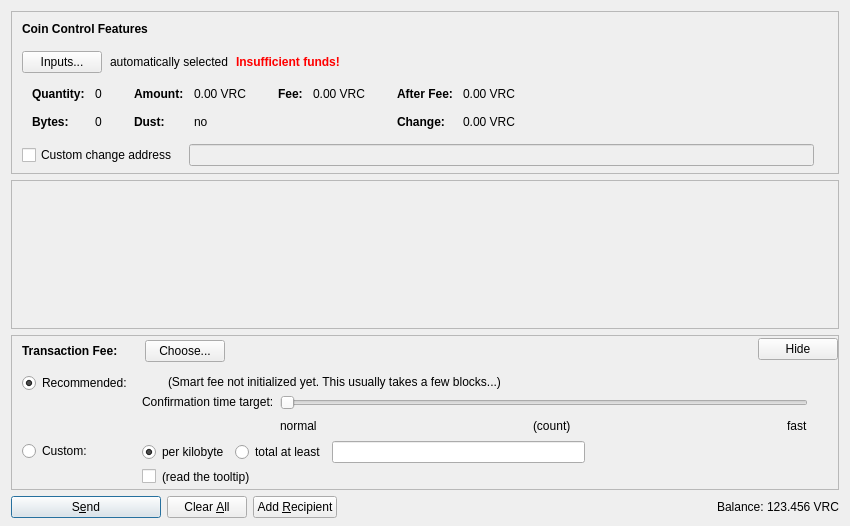
<?xml version="1.0" encoding="UTF-8"?>
<ui version="4.0">
 <class>SendCoinsDialog</class>
 <widget class="QDialog" name="SendCoinsDialog">
  <property name="geometry">
   <rect>
    <x>0</x>
    <y>0</y>
    <width>850</width>
    <height>526</height>
   </rect>
  </property>
  <property name="windowTitle">
   <string>Send Coins</string>
  </property>
  <layout class="QVBoxLayout" name="verticalLayout" stretch="0,1,0,0">
   <property name="bottomMargin">
    <number>8</number>
   </property>
   <item>
    <widget class="QFrame" name="frameCoinControl">
     <property name="sizePolicy">
      <sizepolicy hsizetype="Expanding" vsizetype="Expanding">
       <horstretch>0</horstretch>
       <verstretch>0</verstretch>
      </sizepolicy>
     </property>
     <property name="maximumSize">
      <size>
       <width>16777215</width>
       <height>16777215</height>
      </size>
     </property>
     <property name="frameShape">
      <enum>QFrame::StyledPanel</enum>
     </property>
     <property name="frameShadow">
      <enum>QFrame::Sunken</enum>
     </property>
     <layout class="QVBoxLayout" name="verticalLayoutCoinControl2">
      <property name="spacing">
       <number>0</number>
      </property>
      <property name="leftMargin">
       <number>0</number>
      </property>
      <property name="topMargin">
       <number>0</number>
      </property>
      <property name="rightMargin">
       <number>0</number>
      </property>
      <property name="bottomMargin">
       <number>6</number>
      </property>
      <item>
       <layout class="QVBoxLayout" name="verticalLayoutCoinControl" stretch="0,0,0,0,1">
        <property name="spacing">
         <number>0</number>
        </property>
        <property name="leftMargin">
         <number>10</number>
        </property>
        <property name="topMargin">
         <number>10</number>
        </property>
        <item>
         <layout class="QHBoxLayout" name="horizontalLayoutCoinControl1">
          <property name="bottomMargin">
           <number>15</number>
          </property>
          <item>
           <widget class="QLabel" name="labelCoinControlFeatures">
            <property name="sizePolicy">
             <sizepolicy hsizetype="Preferred" vsizetype="Maximum">
              <horstretch>0</horstretch>
              <verstretch>0</verstretch>
             </sizepolicy>
            </property>
            <property name="font">
             <font>
              <weight>75</weight>
              <bold>true</bold>
             </font>
            </property>
            <property name="styleSheet">
             <string notr="true">font-weight:bold;</string>
            </property>
            <property name="text">
             <string>Coin Control Features</string>
            </property>
           </widget>
          </item>
         </layout>
        </item>
        <item>
         <layout class="QHBoxLayout" name="horizontalLayoutCoinControl2" stretch="0,0,0,0">
          <property name="spacing">
           <number>8</number>
          </property>
          <property name="bottomMargin">
           <number>10</number>
          </property>
          <item>
           <widget class="QPushButton" name="pushButtonCoinControl">
            <property name="styleSheet">
             <string notr="true"/>
            </property>
            <property name="text">
             <string>Inputs...</string>
            </property>
            <property name="autoDefault">
             <bool>false</bool>
            </property>
           </widget>
          </item>
          <item>
           <widget class="QLabel" name="labelCoinControlAutomaticallySelected">
            <property name="text">
             <string>automatically selected</string>
            </property>
            <property name="margin">
             <number>5</number>
            </property>
           </widget>
          </item>
          <item>
           <widget class="QLabel" name="labelCoinControlInsuffFunds">
            <property name="font">
             <font>
              <weight>75</weight>
              <bold>true</bold>
             </font>
            </property>
            <property name="styleSheet">
             <string notr="true">color:red;font-weight:bold;</string>
            </property>
            <property name="text">
             <string>Insufficient funds!</string>
            </property>
            <property name="margin">
             <number>5</number>
            </property>
           </widget>
          </item>
          <item>
           <spacer name="horizontalSpacerCoinControl">
            <property name="orientation">
             <enum>Qt::Horizontal</enum>
            </property>
            <property name="sizeHint" stdset="0">
             <size>
              <width>40</width>
              <height>1</height>
             </size>
            </property>
           </spacer>
          </item>
         </layout>
        </item>
        <item>
         <widget class="QWidget" name="widgetCoinControl" native="true">
          <property name="sizePolicy">
           <sizepolicy hsizetype="Preferred" vsizetype="Preferred">
            <horstretch>0</horstretch>
            <verstretch>0</verstretch>
           </sizepolicy>
          </property>
          <property name="minimumSize">
           <size>
            <width>0</width>
            <height>0</height>
           </size>
          </property>
          <property name="styleSheet">
           <string notr="true"/>
          </property>
          <layout class="QHBoxLayout" name="horizontalLayoutCoinControl5">
           <property name="leftMargin">
            <number>0</number>
           </property>
           <property name="topMargin">
            <number>0</number>
           </property>
           <property name="rightMargin">
            <number>0</number>
           </property>
           <property name="bottomMargin">
            <number>0</number>
           </property>
           <item>
            <layout class="QHBoxLayout" name="horizontalLayoutCoinControl3" stretch="0,0,0,1">
             <property name="spacing">
              <number>20</number>
             </property>
             <property name="topMargin">
              <number>0</number>
             </property>
             <property name="bottomMargin">
              <number>10</number>
             </property>
             <item>
              <layout class="QFormLayout" name="formLayoutCoinControl1">
               <property name="horizontalSpacing">
                <number>10</number>
               </property>
               <property name="verticalSpacing">
                <number>14</number>
               </property>
               <property name="leftMargin">
                <number>10</number>
               </property>
               <property name="topMargin">
                <number>4</number>
               </property>
               <property name="rightMargin">
                <number>6</number>
               </property>
               <item row="0" column="0">
                <widget class="QLabel" name="labelCoinControlQuantityText">
                 <property name="font">
                  <font>
                   <weight>75</weight>
                   <bold>true</bold>
                  </font>
                 </property>
                 <property name="text">
                  <string>Quantity:</string>
                 </property>
                 <property name="margin">
                  <number>0</number>
                 </property>
                </widget>
               </item>
               <item row="0" column="1">
                <widget class="QLabel" name="labelCoinControlQuantity">
                 <property name="cursor">
                  <cursorShape>IBeamCursor</cursorShape>
                 </property>
                 <property name="contextMenuPolicy">
                  <enum>Qt::ActionsContextMenu</enum>
                 </property>
                 <property name="text">
                  <string notr="true">0</string>
                 </property>
                 <property name="margin">
                  <number>0</number>
                 </property>
                 <property name="textInteractionFlags">
                  <set>Qt::LinksAccessibleByMouse|Qt::TextSelectableByKeyboard|Qt::TextSelectableByMouse</set>
                 </property>
                </widget>
               </item>
               <item row="1" column="0">
                <widget class="QLabel" name="labelCoinControlBytesText">
                 <property name="font">
                  <font>
                   <weight>75</weight>
                   <bold>true</bold>
                  </font>
                 </property>
                 <property name="text">
                  <string>Bytes:</string>
                 </property>
                </widget>
               </item>
               <item row="1" column="1">
                <widget class="QLabel" name="labelCoinControlBytes">
                 <property name="cursor">
                  <cursorShape>IBeamCursor</cursorShape>
                 </property>
                 <property name="contextMenuPolicy">
                  <enum>Qt::ActionsContextMenu</enum>
                 </property>
                 <property name="text">
                  <string notr="true">0</string>
                 </property>
                 <property name="textInteractionFlags">
                  <set>Qt::LinksAccessibleByMouse|Qt::TextSelectableByKeyboard|Qt::TextSelectableByMouse</set>
                 </property>
                </widget>
               </item>
              </layout>
             </item>
             <item>
              <layout class="QFormLayout" name="formLayoutCoinControl2">
               <property name="horizontalSpacing">
                <number>10</number>
               </property>
               <property name="verticalSpacing">
                <number>14</number>
               </property>
               <property name="leftMargin">
                <number>6</number>
               </property>
               <property name="topMargin">
                <number>4</number>
               </property>
               <property name="rightMargin">
                <number>6</number>
               </property>
               <item row="0" column="0">
                <widget class="QLabel" name="labelCoinControlAmountText">
                 <property name="font">
                  <font>
                   <weight>75</weight>
                   <bold>true</bold>
                  </font>
                 </property>
                 <property name="text">
                  <string>Amount:</string>
                 </property>
                 <property name="margin">
                  <number>0</number>
                 </property>
                </widget>
               </item>
               <item row="0" column="1">
                <widget class="QLabel" name="labelCoinControlAmount">
                 <property name="cursor">
                  <cursorShape>IBeamCursor</cursorShape>
                 </property>
                 <property name="contextMenuPolicy">
                  <enum>Qt::ActionsContextMenu</enum>
                 </property>
                 <property name="text">
                  <string notr="true">0.00 VRC</string>
                 </property>
                 <property name="textInteractionFlags">
                  <set>Qt::LinksAccessibleByMouse|Qt::TextSelectableByKeyboard|Qt::TextSelectableByMouse</set>
                 </property>
                </widget>
               </item>
               <item row="1" column="0">
                <widget class="QLabel" name="labelCoinControlLowOutputText">
                 <property name="font">
                  <font>
                   <weight>75</weight>
                   <bold>true</bold>
                  </font>
                 </property>
                 <property name="text">
                  <string>Dust:</string>
                 </property>
                </widget>
               </item>
               <item row="1" column="1">
                <widget class="QLabel" name="labelCoinControlLowOutput">
                 <property name="cursor">
                  <cursorShape>IBeamCursor</cursorShape>
                 </property>
                 <property name="contextMenuPolicy">
                  <enum>Qt::ActionsContextMenu</enum>
                 </property>
                 <property name="text">
                  <string notr="true">no</string>
                 </property>
                 <property name="textInteractionFlags">
                  <set>Qt::LinksAccessibleByMouse|Qt::TextSelectableByKeyboard|Qt::TextSelectableByMouse</set>
                 </property>
                </widget>
               </item>
              </layout>
             </item>
             <item>
              <layout class="QFormLayout" name="formLayoutCoinControl3">
               <property name="horizontalSpacing">
                <number>10</number>
               </property>
               <property name="verticalSpacing">
                <number>14</number>
               </property>
               <property name="leftMargin">
                <number>6</number>
               </property>
               <property name="topMargin">
                <number>4</number>
               </property>
               <property name="rightMargin">
                <number>6</number>
               </property>
               <item row="0" column="0">
                <widget class="QLabel" name="labelCoinControlFeeText">
                 <property name="font">
                  <font>
                   <weight>75</weight>
                   <bold>true</bold>
                  </font>
                 </property>
                 <property name="text">
                  <string>Fee:</string>
                 </property>
                 <property name="margin">
                  <number>0</number>
                 </property>
                </widget>
               </item>
               <item row="0" column="1">
                <widget class="QLabel" name="labelCoinControlFee">
                 <property name="cursor">
                  <cursorShape>IBeamCursor</cursorShape>
                 </property>
                 <property name="contextMenuPolicy">
                  <enum>Qt::ActionsContextMenu</enum>
                 </property>
                 <property name="text">
                  <string notr="true">0.00 VRC</string>
                 </property>
                 <property name="textInteractionFlags">
                  <set>Qt::LinksAccessibleByMouse|Qt::TextSelectableByKeyboard|Qt::TextSelectableByMouse</set>
                 </property>
                </widget>
               </item>
              </layout>
             </item>
             <item>
              <layout class="QFormLayout" name="formLayoutCoinControl4">
               <property name="horizontalSpacing">
                <number>10</number>
               </property>
               <property name="verticalSpacing">
                <number>14</number>
               </property>
               <property name="leftMargin">
                <number>6</number>
               </property>
               <property name="topMargin">
                <number>4</number>
               </property>
               <property name="rightMargin">
                <number>6</number>
               </property>
               <item row="0" column="0">
                <widget class="QLabel" name="labelCoinControlAfterFeeText">
                 <property name="font">
                  <font>
                   <weight>75</weight>
                   <bold>true</bold>
                  </font>
                 </property>
                 <property name="text">
                  <string>After Fee:</string>
                 </property>
                 <property name="margin">
                  <number>0</number>
                 </property>
                </widget>
               </item>
               <item row="0" column="1">
                <widget class="QLabel" name="labelCoinControlAfterFee">
                 <property name="cursor">
                  <cursorShape>IBeamCursor</cursorShape>
                 </property>
                 <property name="contextMenuPolicy">
                  <enum>Qt::ActionsContextMenu</enum>
                 </property>
                 <property name="text">
                  <string notr="true">0.00 VRC</string>
                 </property>
                 <property name="textInteractionFlags">
                  <set>Qt::LinksAccessibleByMouse|Qt::TextSelectableByKeyboard|Qt::TextSelectableByMouse</set>
                 </property>
                </widget>
               </item>
               <item row="1" column="0">
                <widget class="QLabel" name="labelCoinControlChangeText">
                 <property name="font">
                  <font>
                   <weight>75</weight>
                   <bold>true</bold>
                  </font>
                 </property>
                 <property name="text">
                  <string>Change:</string>
                 </property>
                </widget>
               </item>
               <item row="1" column="1">
                <widget class="QLabel" name="labelCoinControlChange">
                 <property name="cursor">
                  <cursorShape>IBeamCursor</cursorShape>
                 </property>
                 <property name="contextMenuPolicy">
                  <enum>Qt::ActionsContextMenu</enum>
                 </property>
                 <property name="text">
                  <string notr="true">0.00 VRC</string>
                 </property>
                 <property name="textInteractionFlags">
                  <set>Qt::LinksAccessibleByMouse|Qt::TextSelectableByKeyboard|Qt::TextSelectableByMouse</set>
                 </property>
                </widget>
               </item>
              </layout>
             </item>
            </layout>
           </item>
          </layout>
         </widget>
        </item>
        <item>
         <layout class="QHBoxLayout" name="horizontalLayoutCoinControl4" stretch="0,0,0">
          <property name="spacing">
           <number>12</number>
          </property>
          <property name="sizeConstraint">
           <enum>QLayout::SetDefaultConstraint</enum>
          </property>
          <property name="topMargin">
           <number>5</number>
          </property>
          <property name="rightMargin">
           <number>5</number>
          </property>
          <item>
           <widget class="QCheckBox" name="checkBoxCoinControlChange">
            <property name="toolTip">
             <string>If this is activated, but the change address is empty or invalid, change will be sent to a newly generated address.</string>
            </property>
            <property name="text">
             <string>Custom change address</string>
            </property>
           </widget>
          </item>
          <item>
           <widget class="QValidatedLineEdit" name="lineEditCoinControlChange">
            <property name="enabled">
             <bool>false</bool>
            </property>
            <property name="sizePolicy">
             <sizepolicy hsizetype="Expanding" vsizetype="Fixed">
              <horstretch>0</horstretch>
              <verstretch>0</verstretch>
             </sizepolicy>
            </property>
           </widget>
          </item>
          <item>
           <widget class="QLabel" name="labelCoinControlChangeLabel">
            <property name="sizePolicy">
             <sizepolicy hsizetype="Preferred" vsizetype="Expanding">
              <horstretch>0</horstretch>
              <verstretch>0</verstretch>
             </sizepolicy>
            </property>
            <property name="minimumSize">
             <size>
              <width>0</width>
              <height>0</height>
             </size>
            </property>
            <property name="text">
             <string/>
            </property>
            <property name="margin">
             <number>3</number>
            </property>
           </widget>
          </item>
         </layout>
        </item>
        <item>
         <spacer name="verticalSpacerCoinControl">
          <property name="orientation">
           <enum>Qt::Vertical</enum>
          </property>
          <property name="sizeHint" stdset="0">
           <size>
            <width>800</width>
            <height>1</height>
           </size>
          </property>
         </spacer>
        </item>
       </layout>
      </item>
     </layout>
    </widget>
   </item>
   <item>
    <widget class="QScrollArea" name="scrollArea">
     <property name="widgetResizable">
      <bool>true</bool>
     </property>
     <widget class="QWidget" name="scrollAreaWidgetContents">
      <property name="geometry">
       <rect>
        <x>0</x>
        <y>0</y>
        <width>830</width>
        <height>104</height>
       </rect>
      </property>
      <layout class="QVBoxLayout" name="verticalLayout_2" stretch="0,1">
       <property name="leftMargin">
        <number>0</number>
       </property>
       <property name="topMargin">
        <number>0</number>
       </property>
       <property name="rightMargin">
        <number>0</number>
       </property>
       <property name="bottomMargin">
        <number>0</number>
       </property>
       <item>
        <layout class="QVBoxLayout" name="entries">
         <property name="spacing">
          <number>6</number>
         </property>
        </layout>
       </item>
       <item>
        <spacer name="verticalSpacer">
         <property name="orientation">
          <enum>Qt::Vertical</enum>
         </property>
         <property name="sizeHint" stdset="0">
          <size>
           <width>20</width>
           <height>40</height>
          </size>
         </property>
        </spacer>
       </item>
      </layout>
     </widget>
    </widget>
   </item>
   <item>
    <widget class="QFrame" name="frameFee">
     <property name="sizePolicy">
      <sizepolicy hsizetype="Expanding" vsizetype="Expanding">
       <horstretch>0</horstretch>
       <verstretch>0</verstretch>
      </sizepolicy>
     </property>
     <property name="maximumSize">
      <size>
       <width>16777215</width>
       <height>16777215</height>
      </size>
     </property>
     <property name="frameShape">
      <enum>QFrame::StyledPanel</enum>
     </property>
     <property name="frameShadow">
      <enum>QFrame::Sunken</enum>
     </property>
     <layout class="QVBoxLayout" name="verticalLayoutFee1">
      <property name="spacing">
       <number>0</number>
      </property>
      <property name="leftMargin">
       <number>0</number>
      </property>
      <property name="topMargin">
       <number>0</number>
      </property>
      <property name="rightMargin">
       <number>0</number>
      </property>
      <property name="bottomMargin">
       <number>0</number>
      </property>
      <item>
       <layout class="QVBoxLayout" name="verticalLayoutFee2" stretch="0,0,0">
        <property name="spacing">
         <number>0</number>
        </property>
        <property name="leftMargin">
         <number>10</number>
        </property>
        <property name="topMargin">
         <number>0</number>
        </property>
        <item>
         <layout class="QHBoxLayout" name="horizontalLayoutFee1">
          <property name="bottomMargin">
           <number>0</number>
          </property>
          <item>
           <layout class="QVBoxLayout" name="verticalLayoutFee7">
            <property name="spacing">
             <number>0</number>
            </property>
            <item>
             <spacer name="verticalSpacerSmartFee">
              <property name="orientation">
               <enum>Qt::Vertical</enum>
              </property>
              <property name="sizeType">
               <enum>QSizePolicy::Fixed</enum>
              </property>
              <property name="sizeHint" stdset="0">
               <size>
                <width>1</width>
                <height>4</height>
               </size>
              </property>
             </spacer>
            </item>
            <item>
             <layout class="QHBoxLayout" name="horizontalLayoutSmartFee">
              <property name="spacing">
               <number>10</number>
              </property>
              <item>
               <widget class="QLabel" name="labelFeeHeadline">
                <property name="sizePolicy">
                 <sizepolicy hsizetype="Preferred" vsizetype="Maximum">
                  <horstretch>0</horstretch>
                  <verstretch>0</verstretch>
                 </sizepolicy>
                </property>
                <property name="font">
                 <font>
                  <weight>75</weight>
                  <bold>true</bold>
                 </font>
                </property>
                <property name="styleSheet">
                 <string notr="true">font-weight:bold;</string>
                </property>
                <property name="text">
                 <string>Transaction Fee:</string>
                </property>
               </widget>
              </item>
              <item>
               <widget class="QLabel" name="labelFeeMinimized">
                <property name="text">
                 <string/>
                </property>
               </widget>
              </item>
              <item>
               <widget class="QPushButton" name="buttonChooseFee">
                <property name="text">
                 <string>Choose...</string>
                </property>
               </widget>
              </item>
             </layout>
            </item>
            <item>
             <spacer name="verticalSpacer_5">
              <property name="orientation">
               <enum>Qt::Vertical</enum>
              </property>
              <property name="sizeHint" stdset="0">
               <size>
                <width>1</width>
                <height>1</height>
               </size>
              </property>
             </spacer>
            </item>
           </layout>
          </item>
          <item>
           <spacer name="horizontalSpacer_4">
            <property name="orientation">
             <enum>Qt::Horizontal</enum>
            </property>
            <property name="sizeHint" stdset="0">
             <size>
              <width>40</width>
              <height>20</height>
             </size>
            </property>
           </spacer>
          </item>
          <item>
           <widget class="QPushButton" name="buttonMinimizeFee">
            <property name="toolTip">
             <string>collapse fee-settings</string>
            </property>
            <property name="text">
             <string>Hide</string>
            </property>
           </widget>
          </item>
         </layout>
        </item>
        <item>
         <widget class="QFrame" name="frameFeeSelection">
          <layout class="QVBoxLayout" name="verticalLayoutFee12">
           <property name="spacing">
            <number>0</number>
           </property>
           <property name="leftMargin">
            <number>0</number>
           </property>
           <property name="topMargin">
            <number>0</number>
           </property>
           <property name="rightMargin">
            <number>0</number>
           </property>
           <property name="bottomMargin">
            <number>0</number>
           </property>
           <item>
            <layout class="QGridLayout" name="gridLayoutFee">
             <property name="topMargin">
              <number>10</number>
             </property>
             <property name="bottomMargin">
              <number>4</number>
             </property>
             <property name="horizontalSpacing">
              <number>10</number>
             </property>
             <property name="verticalSpacing">
              <number>4</number>
             </property>
             <item row="1" column="1">
              <layout class="QVBoxLayout" name="verticalLayoutFee8">
               <property name="spacing">
                <number>6</number>
               </property>
               <item>
                <layout class="QHBoxLayout" name="horizontalLayoutFee13">
                 <item>
                  <widget class="QRadioButton" name="radioCustomPerKilobyte">
                   <property name="toolTip">
                    <string>If the custom fee is set to 1000 satoshis and the transaction is only 250 bytes, then &quot;per kilobyte&quot; only pays 250 satoshis in fee, while &quot;total at least&quot; pays 1000 satoshis. For transactions bigger than a kilobyte both pay by kilobyte.</string>
                   </property>
                   <property name="text">
                    <string>per kilobyte</string>
                   </property>
                   <property name="checked">
                    <bool>true</bool>
                   </property>
                   <attribute name="buttonGroup">
                    <string notr="true">groupCustomFee</string>
                   </attribute>
                  </widget>
                 </item>
                 <item>
                  <widget class="QRadioButton" name="radioCustomAtLeast">
                   <property name="toolTip">
                    <string>If the custom fee is set to 1000 satoshis and the transaction is only 250 bytes, then &quot;per kilobyte&quot; only pays 250 satoshis in fee, while &quot;total at least&quot; pays 1000 satoshis. For transactions bigger than a kilobyte both pay by kilobyte.</string>
                   </property>
                   <property name="text">
                    <string>total at least</string>
                   </property>
                   <attribute name="buttonGroup">
                    <string notr="true">groupCustomFee</string>
                   </attribute>
                  </widget>
                 </item>
                 <item>
                  <widget class="BitcoinAmountField" name="customFee"/>
                 </item>
                 <item>
                  <spacer name="horizontalSpacer_6">
                   <property name="orientation">
                    <enum>Qt::Horizontal</enum>
                   </property>
                   <property name="sizeHint" stdset="0">
                    <size>
                     <width>1</width>
                     <height>1</height>
                    </size>
                   </property>
                  </spacer>
                 </item>
                </layout>
               </item>
               <item>
                <layout class="QHBoxLayout" name="horizontalLayoutFee8">
                 <item>
                  <widget class="QCheckBox" name="checkBoxMinimumFee">
                   <property name="toolTip">
                    <string>Paying only the minimum fee is just fine as long as there is less transaction volume than space in the blocks. But be aware that this can end up in a never confirming transaction once there is more demand for vrolexcoin transactions than the network can process.</string>
                   </property>
                   <property name="text">
                    <string/>
                   </property>
                  </widget>
                 </item>
                 <item>
                  <widget class="QLabel" name="labelMinFeeWarning">
                   <property name="enabled">
                    <bool>true</bool>
                   </property>
                   <property name="toolTip">
                    <string>Paying only the minimum fee is just fine as long as there is less transaction volume than space in the blocks. But be aware that this can end up in a never confirming transaction once there is more demand for vrolexcoin transactions than the network can process.</string>
                   </property>
                   <property name="text">
                    <string>(read the tooltip)</string>
                   </property>
                   <property name="margin">
                    <number>5</number>
                   </property>
                  </widget>
                 </item>
                 <item>
                  <spacer name="horizontalSpacer_2">
                   <property name="orientation">
                    <enum>Qt::Horizontal</enum>
                   </property>
                   <property name="sizeHint" stdset="0">
                    <size>
                     <width>1</width>
                     <height>1</height>
                    </size>
                   </property>
                  </spacer>
                 </item>
                </layout>
               </item>
              </layout>
             </item>
             <item row="0" column="0">
              <layout class="QVBoxLayout" name="verticalLayoutFee4" stretch="0,1">
               <item>
                <widget class="QRadioButton" name="radioSmartFee">
                 <property name="text">
                  <string>Recommended:</string>
                 </property>
                 <property name="checked">
                  <bool>true</bool>
                 </property>
                 <attribute name="buttonGroup">
                  <string notr="true">groupFee</string>
                 </attribute>
                </widget>
               </item>
               <item>
                <spacer name="verticalSpacer_2">
                 <property name="orientation">
                  <enum>Qt::Vertical</enum>
                 </property>
                 <property name="sizeHint" stdset="0">
                  <size>
                   <width>1</width>
                   <height>1</height>
                  </size>
                 </property>
                </spacer>
               </item>
              </layout>
             </item>
             <item row="1" column="0">
              <layout class="QVBoxLayout" name="verticalLayoutFee9" stretch="0,1">
               <item>
                <widget class="QRadioButton" name="radioCustomFee">
                 <property name="text">
                  <string>Custom:</string>
                 </property>
                 <attribute name="buttonGroup">
                  <string notr="true">groupFee</string>
                 </attribute>
                </widget>
               </item>
               <item>
                <spacer name="verticalSpacer_6">
                 <property name="orientation">
                  <enum>Qt::Vertical</enum>
                 </property>
                 <property name="sizeHint" stdset="0">
                  <size>
                   <width>1</width>
                   <height>1</height>
                  </size>
                 </property>
                </spacer>
               </item>
              </layout>
             </item>
             <item row="0" column="1">
              <layout class="QVBoxLayout" name="verticalLayoutFee3" stretch="0,0,1">
               <property name="spacing">
                <number>6</number>
               </property>
               <property name="topMargin">
                <number>2</number>
               </property>
               <item>
                <layout class="QHBoxLayout" name="horizontalLayoutFee12">
                 <item>
                  <widget class="QLabel" name="labelSmartFee">
                   <property name="text">
                    <string/>
                   </property>
                   <property name="margin">
                    <number>2</number>
                   </property>
                  </widget>
                 </item>
                 <item>
                  <widget class="QLabel" name="labelFeeEstimation">
                   <property name="text">
                    <string/>
                   </property>
                  </widget>
                 </item>
                 <item>
                  <widget class="QLabel" name="labelSmartFee2">
                   <property name="text">
                    <string>(Smart fee not initialized yet. This usually takes a few blocks...)</string>
                   </property>
                   <property name="margin">
                    <number>2</number>
                   </property>
                  </widget>
                 </item>
                 <item>
                  <spacer name="horizontalSpacer_5">
                   <property name="orientation">
                    <enum>Qt::Horizontal</enum>
                   </property>
                   <property name="sizeHint" stdset="0">
                    <size>
                     <width>1</width>
                     <height>1</height>
                    </size>
                   </property>
                  </spacer>
                 </item>
                </layout>
               </item>
               <item>
                <layout class="QHBoxLayout" name="horizontalLayoutFee9">
                 <item>
                  <layout class="QVBoxLayout" name="verticalLayoutFee6">
                   <item>
                    <widget class="QLabel" name="labelSmartFee3">
                     <property name="text">
                      <string>Confirmation time target:</string>
                     </property>
                     <property name="margin">
                      <number>2</number>
                     </property>
                    </widget>
                   </item>
                   <item>
                    <spacer name="verticalSpacer_3">
                     <property name="orientation">
                      <enum>Qt::Vertical</enum>
                     </property>
                     <property name="sizeHint" stdset="0">
                      <size>
                       <width>1</width>
                       <height>1</height>
                      </size>
                     </property>
                    </spacer>
                   </item>
                  </layout>
                 </item>
                 <item>
                  <layout class="QVBoxLayout" name="verticalLayoutFee5">
                   <property name="rightMargin">
                    <number>30</number>
                   </property>
                   <item>
                    <widget class="QSlider" name="sliderSmartFee">
                     <property name="minimum">
                      <number>0</number>
                     </property>
                     <property name="maximum">
                      <number>23</number>
                     </property>
                     <property name="pageStep">
                      <number>1</number>
                     </property>
                     <property name="value">
                      <number>0</number>
                     </property>
                     <property name="orientation">
                      <enum>Qt::Horizontal</enum>
                     </property>
                     <property name="invertedAppearance">
                      <bool>false</bool>
                     </property>
                     <property name="invertedControls">
                      <bool>false</bool>
                     </property>
                     <property name="tickPosition">
                      <enum>QSlider::NoTicks</enum>
                     </property>
                    </widget>
                   </item>
                   <item>
                    <layout class="QHBoxLayout" name="horizontalLayoutFee10">
                     <item>
                      <widget class="QLabel" name="labelSmartFeeNormal">
                       <property name="text">
                        <string>normal</string>
                       </property>
                      </widget>
                     </item>
                     <item>
                      <spacer name="horizontalSpacer_7">
                       <property name="orientation">
                        <enum>Qt::Horizontal</enum>
                       </property>
                       <property name="sizeHint" stdset="0">
                        <size>
                         <width>40</width>
                         <height>20</height>
                        </size>
                       </property>
                      </spacer>
                     </item>
                     <item>
                      <widget class="QLabel" name="confirmationTargetLabel">
                       <property name="text">
                        <string notr="true">(count)</string>
                       </property>
                      </widget>
                     </item>
                     <item>
                      <spacer name="horizontalSpacer_3">
                       <property name="orientation">
                        <enum>Qt::Horizontal</enum>
                       </property>
                       <property name="sizeHint" stdset="0">
                        <size>
                         <width>40</width>
                         <height>20</height>
                        </size>
                       </property>
                      </spacer>
                     </item>
                     <item>
                      <widget class="QLabel" name="labelSmartFeeFast">
                       <property name="text">
                        <string>fast</string>
                       </property>
                      </widget>
                     </item>
                    </layout>
                   </item>
                  </layout>
                 </item>
                </layout>
               </item>
               <item>
                <spacer name="verticalSpacer_4">
                 <property name="orientation">
                  <enum>Qt::Vertical</enum>
                 </property>
                 <property name="sizeHint" stdset="0">
                  <size>
                   <width>1</width>
                   <height>1</height>
                  </size>
                 </property>
                </spacer>
               </item>
              </layout>
             </item>
            </layout>
           </item>
          </layout>
         </widget>
        </item>
        <item>
         <spacer name="verticalSpacerFee">
          <property name="orientation">
           <enum>Qt::Vertical</enum>
          </property>
          <property name="sizeHint" stdset="0">
           <size>
            <width>800</width>
            <height>1</height>
           </size>
          </property>
         </spacer>
        </item>
       </layout>
      </item>
     </layout>
    </widget>
   </item>
   <item>
    <layout class="QHBoxLayout" name="horizontalLayout">
     <item>
      <widget class="QPushButton" name="sendButton">
       <property name="minimumSize">
        <size>
         <width>150</width>
         <height>0</height>
        </size>
       </property>
       <property name="toolTip">
        <string>Confirm the send action</string>
       </property>
       <property name="text">
        <string>S&amp;end</string>
       </property>
       <property name="icon">
        <iconset resource="../bitcoin.qrc">
         <normaloff>:/icons/send</normaloff>:/icons/send</iconset>
       </property>
       <property name="autoDefault">
        <bool>false</bool>
       </property>
       <property name="default">
        <bool>true</bool>
       </property>
      </widget>
     </item>
     <item>
      <widget class="QPushButton" name="clearButton">
       <property name="sizePolicy">
        <sizepolicy hsizetype="Minimum" vsizetype="Fixed">
         <horstretch>0</horstretch>
         <verstretch>0</verstretch>
        </sizepolicy>
       </property>
       <property name="toolTip">
        <string>Clear all fields of the form.</string>
       </property>
       <property name="text">
        <string>Clear &amp;All</string>
       </property>
       <property name="icon">
        <iconset resource="../bitcoin.qrc">
         <normaloff>:/icons/remove</normaloff>:/icons/remove</iconset>
       </property>
       <property name="autoDefault">
        <bool>false</bool>
       </property>
      </widget>
     </item>
     <item>
      <widget class="QPushButton" name="addButton">
       <property name="toolTip">
        <string>Send to multiple recipients at once</string>
       </property>
       <property name="text">
        <string>Add &amp;Recipient</string>
       </property>
       <property name="icon">
        <iconset resource="../bitcoin.qrc">
         <normaloff>:/icons/add</normaloff>:/icons/add</iconset>
       </property>
       <property name="autoDefault">
        <bool>false</bool>
       </property>
      </widget>
     </item>
     <item>
      <spacer name="horizontalSpacer">
       <property name="orientation">
        <enum>Qt::Horizontal</enum>
       </property>
       <property name="sizeHint" stdset="0">
        <size>
         <width>40</width>
         <height>20</height>
        </size>
       </property>
      </spacer>
     </item>
     <item>
      <layout class="QHBoxLayout" name="horizontalLayout_2">
       <property name="spacing">
        <number>3</number>
       </property>
       <item>
        <widget class="QLabel" name="label">
         <property name="sizePolicy">
          <sizepolicy hsizetype="Preferred" vsizetype="Fixed">
           <horstretch>0</horstretch>
           <verstretch>0</verstretch>
          </sizepolicy>
         </property>
         <property name="text">
          <string>Balance:</string>
         </property>
        </widget>
       </item>
       <item>
        <widget class="QLabel" name="labelBalance">
         <property name="sizePolicy">
          <sizepolicy hsizetype="Preferred" vsizetype="Fixed">
           <horstretch>0</horstretch>
           <verstretch>0</verstretch>
          </sizepolicy>
         </property>
         <property name="cursor">
          <cursorShape>IBeamCursor</cursorShape>
         </property>
         <property name="text">
          <string notr="true">123.456 VRC</string>
         </property>
         <property name="textInteractionFlags">
          <set>Qt::LinksAccessibleByMouse|Qt::TextSelectableByKeyboard|Qt::TextSelectableByMouse</set>
         </property>
        </widget>
       </item>
      </layout>
     </item>
    </layout>
   </item>
  </layout>
 </widget>
 <customwidgets>
  <customwidget>
   <class>QValidatedLineEdit</class>
   <extends>QLineEdit</extends>
   <header>qvalidatedlineedit.h</header>
  </customwidget>
  <customwidget>
   <class>BitcoinAmountField</class>
   <extends>QLineEdit</extends>
   <header>bitcoinamountfield.h</header>
   <container>1</container>
  </customwidget>
 </customwidgets>
 <resources>
  <include location="../bitcoin.qrc"/>
 </resources>
 <connections/>
 <buttongroups>
  <buttongroup name="groupFee"/>
  <buttongroup name="groupCustomFee"/>
 </buttongroups>
</ui>
